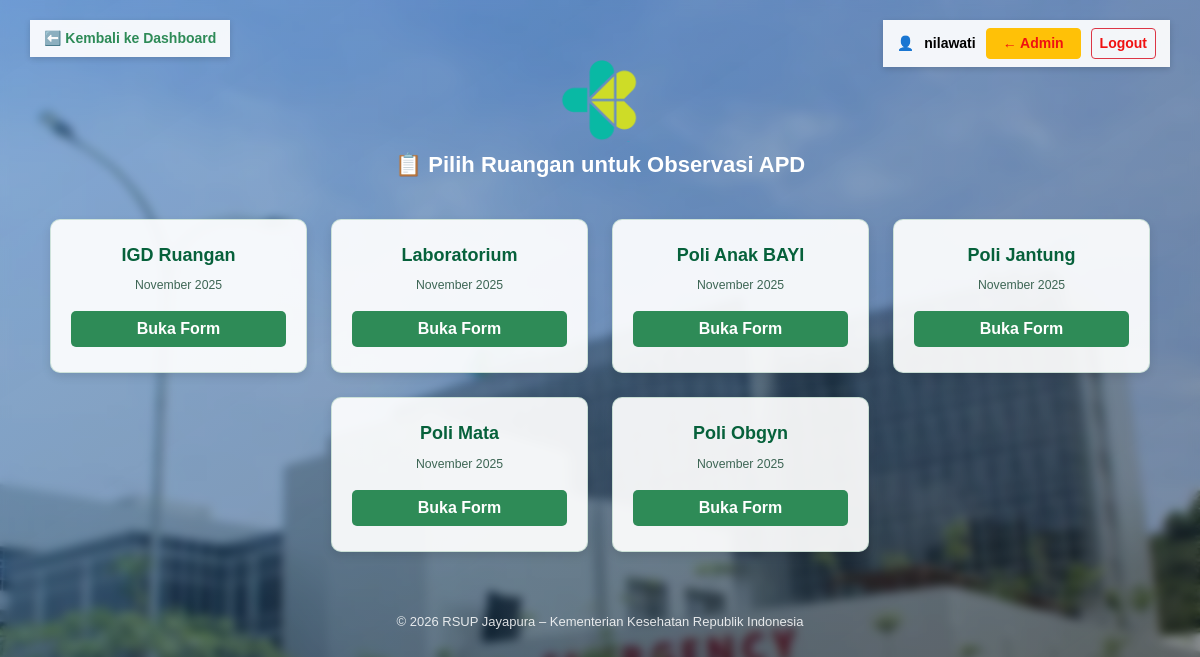
Page /user/form_input.php (signed in) on the committed database.
### tables this page shows
CREATE TABLE `data_observasi` (
  `id` int(11) NOT NULL,
  `bulan` varchar(50) DEFAULT NULL,
  `ruangan` varchar(100) DEFAULT NULL,
  `observer` varchar(100) DEFAULT NULL,
  `tanggal_input` timestamp NOT NULL DEFAULT current_timestamp(),
  `status` enum('aktif','selesai') DEFAULT 'aktif'
);

### user/form_input.php (the view, shortened to what this page needs)
<?php
include '../config.php';
$data_observasi = mysqli_query($conn, "SELECT * FROM data_observasi WHERE status='aktif' ORDER BY ruangan ASC");
function bulan_tahun_indo($periode) {
    $bulan = [
        '01' => 'Januari', '02' => 'Februari', '03' => 'Maret', '04' => 'April',
        '05' => 'Mei', '06' => 'Juni', '07' => 'Juli', '08' => 'Agustus',
        '09' => 'September', '10' => 'Oktober', '11' => 'November', '12' => 'Desember'
    ];
    $parts = explode('-', $periode);
    if (count($parts) == 2) {
        return ($bulan[$parts[1]] ?? $parts[1]) . " " . $parts[0];
    }
    return $periode;
}
?>
<!DOCTYPE html>
<html lang="id">
<head>
<link href="https://cdn.jsdelivr.net/npm/bootstrap@5.3.2/dist/css/bootstrap.min.css" rel="stylesheet">
</head>
<body>
<div class="back-box">
  <a href="dashboard_user.php">⬅️ Kembali ke Dashboard</a>
</div>
<div class="logout-box d-flex align-items-center">
  👤 <span><?= htmlspecialchars($_SESSION['user']['nama']); ?></span>
  <?php if ($_SESSION['user']['role'] === 'admin'): ?>
<a href="../user_admin.php" class="btn btn-warning btn-sm fw-semibold px-3 py-1">← Admin</a>
  <?php endif; ?>
  <a href="../logout.php" class="btn btn-outline-danger btn-sm fw-semibold">Logout</a>
</div>
<div class="container">
  <div class="header-box">
    <img src="../kemenkess.png" alt="Logo Kemenkes">
    <h2>📋 Pilih Ruangan untuk Observasi APD</h2>
  </div>
  <div class="row g-4 justify-content-center">
    <?php while ($r = mysqli_fetch_assoc($data_observasi)): ?>
      <div class="col-lg-3 col-md-4 col-sm-6">
        <div class="ruangan-card">
          <h5><?= htmlspecialchars($r['ruangan']) ?></h5>
          <p><small><?= htmlspecialchars(bulan_tahun_indo($r['bulan'])) ?></small></p>
          <a href="form_observasi.php?id=<?= $r['id'] ?>" class="btn w-100">Buka Form</a>
        </div>
      </div>
    <?php endwhile; ?>
  </div>
  <footer>© <span id="tahun"></span> RSUP Jayapura – Kementerian Kesehatan Republik Indonesia</footer>
</div>
</body>
</html>

### user/form_input.php (style rules this page uses)
* { font-family: 'Poppins', sans-serif; box-sizing: border-box; }
body { margin: 0; min-height: 100vh; background: url('../rsupp.webp') no-repeat center center fixed; background-size: cover; position: relative; }
body::before { content: ""; position: absolute; inset: 0; background: linear-gradient(to bottom right, rgba(2, 91, 175, 0.44), rgba(0,0,0,0.4)); backdrop-filter: blur(5px); z-index: 0; }
.container { position: relative; z-index: 1; padding: 60px 20px; color: #033b1e; }
.header-box { text-align: center; margin-bottom: 40px; color: #fff; }
.header-box img { width: 80px; margin-bottom: 10px; }
.header-box h2 { font-size: 22px; font-weight: 600; color: #ffffff; }
.back-box { position: absolute; top: 20px; left: 30px; background: rgba(255, 255, 255, 0.92); padding: 8px 14px; font-weight: 600; font-size: 14px; color: #2e8b57; backdrop-filter: blur(5px); box-shadow: 0 2px 6px rgba(0,0,0,0.15); z-index: 10; }
.back-box a { text-decoration: none; color: #2e8b57; }
.logout-box { position: absolute; top: 20px; right: 30px; display: flex; align-items: center; gap: 10px; background: rgba(255, 255, 255, 0.92); padding: 8px 14px; font-weight: 600; font-size: 14px; color: #000; backdrop-filter: blur(5px); box-shadow: 0 2px 6px rgba(0,0,0,0.15); }
.logout-box a { color: #f01111ff; font-weight: 600; text-decoration: none; display: inline-flex; align-items: center; justify-content: center; }
.ruangan-card { background: rgba(255,255,255,0.92); border: 1px solid rgba(46,139,87,0.2); border-radius: 10px; padding: 25px 20px; text-align: center; color: #064b2f; transition: 0.3s; height: 100%; box-shadow: 0 4px 10px rgba(0,0,0,0.1); }
.ruangan-card h5 { font-size: 18px; font-weight: 600; color: #06613b; margin-bottom: 8px; }
.ruangan-card p { font-size: 14px; color: #3e6655; }
.ruangan-card .btn { background-color: #2e8b57; border: none; border-radius: 5px; color: white; font-weight: 600; transition: 0.3s; }
footer { margin-top: 60px; text-align: center; font-size: 13px; color: rgba(255,255,255,0.85); }

### rows in the picture
data_observasi: ruangan "IGD Ruangan", bulan "November 2025"
data_observasi: ruangan "Laboratorium", bulan "November 2025"
data_observasi: ruangan "Poli Anak BAYI", bulan "November 2025"
data_observasi: ruangan "Poli Jantung", bulan "November 2025"
data_observasi: ruangan "Poli Mata", bulan "November 2025"
data_observasi: ruangan "Poli Obgyn", bulan "November 2025"

### other values in the picture
$_SESSION['user']['nama'] "nilawati"
